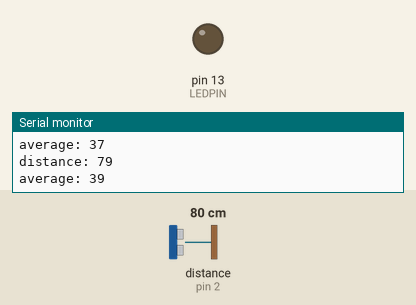
A sketch run on a simulated Arduino Uno, built with avr-gcc and run on an emulated ATmega328P. Shown: output pins drawn as LEDs (lit = HIGH), the last lines printed to the serial monitor. Wiring (inferred from the names in the program): ultrasonic range finder: trigger pin 4; echo pin 2. The test bench sets the inputs (shaded band); at power-on: distance to the obstacle (sensor on pin 2) 80 cm. The echo pulse lasts 58.3 µs per cm; pins used as bus, display or sensor lines are not drawn.

Above: at 1.5 s.
1.6 s: distance to the obstacle (sensor on pin 2) set to 12 cm
4.6 s: distance to the obstacle (sensor on pin 2) set to 9 cm
At 7.1 s:
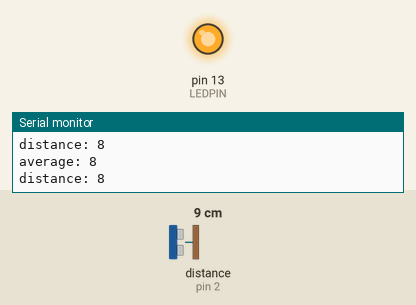
Timing chart, 0 to 8.6 s (numbered marks = the images above; inputs shaded):
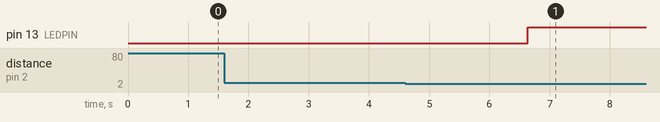

The sketch:

pennapps_dumpstr_uno.ino
```cpp
/*
 Aduino Uno reads HC-SR04 distance sensor and outputs digital signal to trigger interrupt on Intel Edison + Arduino board
 HC-SR04 Ping distance sensor:
 VCC to arduino 5v
 GND to arduino GND
 Echo to Arduino Uno pin 7
 Trig to Arduino Uno pin 8

 This sketch originates from Virtualmix: http://goo.gl/kJ8Gl
 Has been modified by Winkle ink here: http://winkleink.blogspot.com.au/2012/05/arduino-hc-sr04-ultrasonic-distance.html
 And modified further by ScottC here: http://arduinobasics.blogspot.com.au/2012/11/arduinobasics-hc-sr04-ultrasonic-sensor.html
 on 10 Nov 2012.
 And modified further by Dumpstr for PennApps Fall 2015 here: https://github.com/pgebhard/PennAppsFall2015 on 04 to 06 Sep 2015
 */

#define ECHOPIN              2 // HC-SR04 Echo Pin
#define TRIGPIN              4 // HC-SR04 Trigger Pin
#define LEDPIN              13 // Onboard LED
//#define outputPin 2 // Output to trigger interrupt on Intel Edison board
#define outputLimit         10 // limit to trigger output

const int numReadings = 40; // with 50ms delays between readings, will detect objects within 2 seconds

int maximumRange = 200;        // Maximum range needed
int minimumRange = 0;          // Minimum range needed
long duration, distance;       // Duration used to calculate distance
int readings[numReadings];     // the readings from the sensor input
int index = 0;                 // the index of the current reading
int total = 0;                 // the running total
int average = 0;               // the average

void setup() {
 Serial.begin (9600);

 // initialize all the sensor readings to 0:
 for (int thisReading = 0; thisReading < numReadings; thisReading++) {
   readings[thisReading] = 0; Serial.println("init to 0");
 }

 pinMode(TRIGPIN, OUTPUT);
 pinMode(ECHOPIN, INPUT);
 pinMode(LEDPIN, OUTPUT); // Use LED indicator (if required)
 //pinMode(outputPin, OUTPUT);

}

void loop() {
/* The following TRIGPIN/ECHOPIN cycle is used to determine the
 distance of the nearest object by bouncing soundwaves off of it. */

 digitalWrite(TRIGPIN, LOW);
 delayMicroseconds(2);

 digitalWrite(TRIGPIN, HIGH);
 delayMicroseconds(10);

 digitalWrite(TRIGPIN, LOW);
 duration = pulseIn(ECHOPIN, HIGH);

 //Calculate the distance (in cm) based on the speed of sound.
 distance = duration/58.2;

 if (distance >= maximumRange || distance <= minimumRange){
   /* Send a negative number to computer
   to indicate "out of range" */
   Serial.println("-1");

 }
 else {
   /* Send the distance to the computer using Serial protocol */
   Serial.print("distance: ");
   Serial.println(distance);

   // subtract the last reading:
  total= total - readings[index];
  // read from the sensor:
  readings[index] = distance;
  // add the reading to the total:
  total= total + readings[index];
  // advance to the next position in the array:
  index = index + 1;

  // calculate the average:
  average = total / numReadings;
  // send it to the computer as ASCII digits
  Serial.print("average: ");
  Serial.println(average);

   if (average < outputLimit && index == numReadings) {
     /* if calculated average is below the threshold, turn on the LED and output signal high to edison */
     digitalWrite(LEDPIN, HIGH);
     //digitalWrite(outputPin, HIGH);

   }

   // if we're at the end of the array...
   if (index >= numReadings) {
     // ...wrap around to the beginning:
     index = 0;
   }
 }

 //Delay 50ms before next reading.
 delay(50);
}
```

Measured:
- the behaviour switches between 11 and 10 cm on distance to the obstacle (sensor on pin 2) (found by bisection; images 0 and 1)
- after the input at 4.6 s, pin 13 (LEDPIN): LOW → HIGH after 2.0 s
